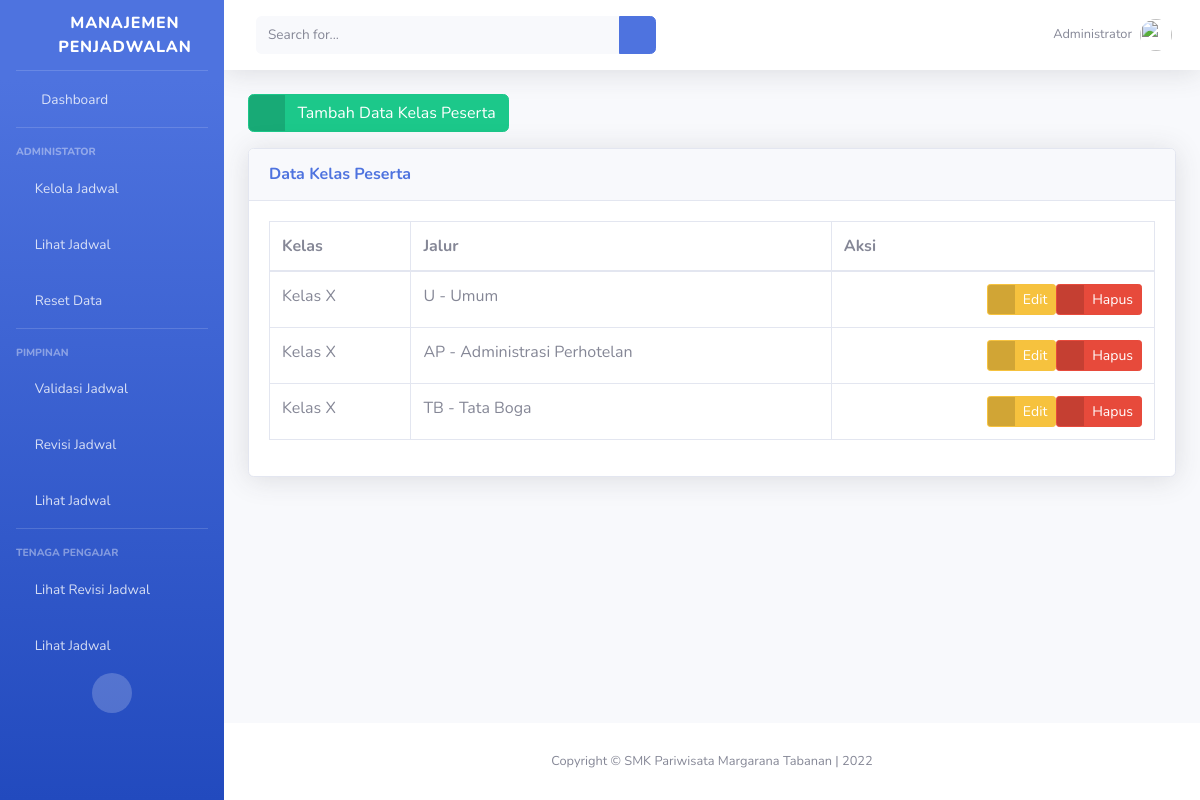
Before: /administrator/kelas/ with the older database file.
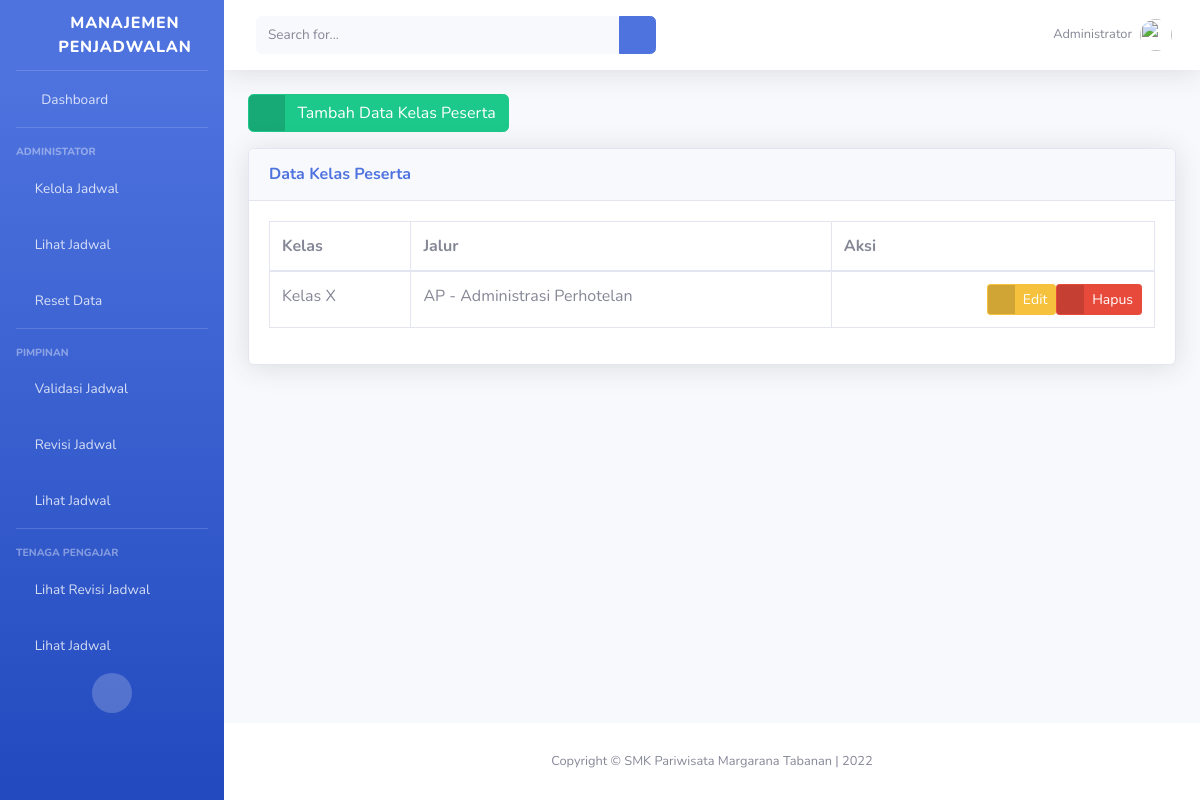
After: the same page with the newer database file.
### administrator/models.py (models this page shows, shortened)
class DetailKelas(models.Model):
    kelas = models.ForeignKey(
        Kelas,
        on_delete=models.CASCADE,
    )
    jalur = models.ForeignKey(
        Jalur,
        on_delete=models.CASCADE,
    )
    class Meta:
        ordering = ['id']
        verbose_name_plural = "Detail Kelas Peserta"

class Kelas(models.Model):
    CHOICES_KELAS = (
        ('Kelas X', 'Kelas X'),
        ('Kelas XI', 'Kelas XI'),
        ('Kelas XII', 'Kelas XII'),
    )
    nama_kelas = models.CharField(
        'Nama Kelas',
        choices=CHOICES_KELAS,
        max_length=12,
        unique=True
    )
    class Meta:
        ordering = ['nama_kelas']
        verbose_name_plural = "Kelas"
    def __str__(self):
        return self.nama_kelas

class Jalur(models.Model):
    kode_jalur = models.CharField(
        'Kode Unik Jalur',
        max_length=5,
        unique=True
    )
    nama_jalur = models.CharField(
        'Nama Jalur',
        max_length=25,
    )
    published = models.DateTimeField(
        auto_now_add=True,
        editable=False
    )
    updated = models.DateTimeField(
        auto_now=True,
        editable=False
    )
    class Meta:
        ordering = ['published']
        verbose_name_plural = "Jalur"
    def __str__(self):
        return "{} - {}".format(self.kode_jalur, self.nama_jalur)

### administrator/kelas_views.py (the view)
# urls.py: path('kelas/', KelasIndexView.as_view(), name='kelas_list'),
class KelasIndexView(ListView):
    template_name = 'administrator/kelas/index.html'
    context = {
        'title_page': "Database | Kelas",
        'subtitle_page': "Halaman Database Kelas"
    }
    def get(self, request):
        all_class = Kelas.objects.all()
        all_jalur = Jalur.objects.all()
        all_detailkelas = DetailKelas.objects.all()
        self.context.update(
            {
                'all_class': all_class,
                'all_jalur': all_jalur,
                'all_detailkelas': all_detailkelas,
            }
        )
        return render(request, self.template_name, self.context)

### templates/administrator/kelas/index.html (shortened to what this page needs)
{% extends 'base.html' %}
{% load static %}
{% block page_content %}
<div class="row">
    <div class="col">
        <a href="{% url 'administrator_IT:kelas_create' %}" class="btn btn-success btn-icon-split">
            <span class="icon text-white-50">
                <i class="fas fa-check"></i>
            </span>
            <span class="text">Tambah Data Kelas Peserta</span>
        </a>
    </div>
</div>
<div class="row mt-3">
    <div class="col">
        <div class="card shadow mb-4">
            <div class="card-header py-3">
                <h6 class="m-0 font-weight-bold text-primary">Data Kelas Peserta</h6>
            </div>
            <div class="card-body">
                <div class="table-responsive">
                    <table class="table table-bordered" id="tableDetailKelas" width="100%" cellspacing="0">
                        <thead>
                            <tr>
                                <th>Kelas</th>
                                <th>Jalur</th>
                                <th>Aksi</th>
                            </tr>
                        </thead>
                        <tbody>
                            {% for detailkelas in all_detailkelas %}
                            <tr>
                                <td>{{detailkelas.kelas}}</td>
                                <td>{{detailkelas.jalur}}</td>
                                <td>
                                    <div class="d-flex justify-content-end">
                                        <a href="{% url 'administrator_IT:kelas_update' detailkelas.id %}"
                                            class="btn btn-warning btn-icon-split btn-sm">
                                            <span class="icon text-white-50">
                                                <i class="fas fa-exclamation-triangle"></i>
                                            </span>
                                            <span class="text">Edit</span>
                                        </a>
                                        <a href="{% url 'administrator_IT:kelas_delete' detailkelas.id %}"
                                            class="btn btn-danger btn-icon-split btn-sm">
                                            <span class="icon text-white-50">
                                                <i class="fas fa-trash"></i>
                                            </span>
                                            <span class="text">Hapus</span>
                                        </a>
                                    </div>
                                </td>
                            </tr>
                            {% endfor %}
                        </tbody>
                    </table>
                </div>
            </div>
        </div>
    </div>
</div>
{% endblock page_content %}

Changed rows visible on the page:
removed DetailKelas: kelas "Kelas X", jalur "U - Umum"
removed DetailKelas: kelas "Kelas X", jalur "TB - Tata Boga"
